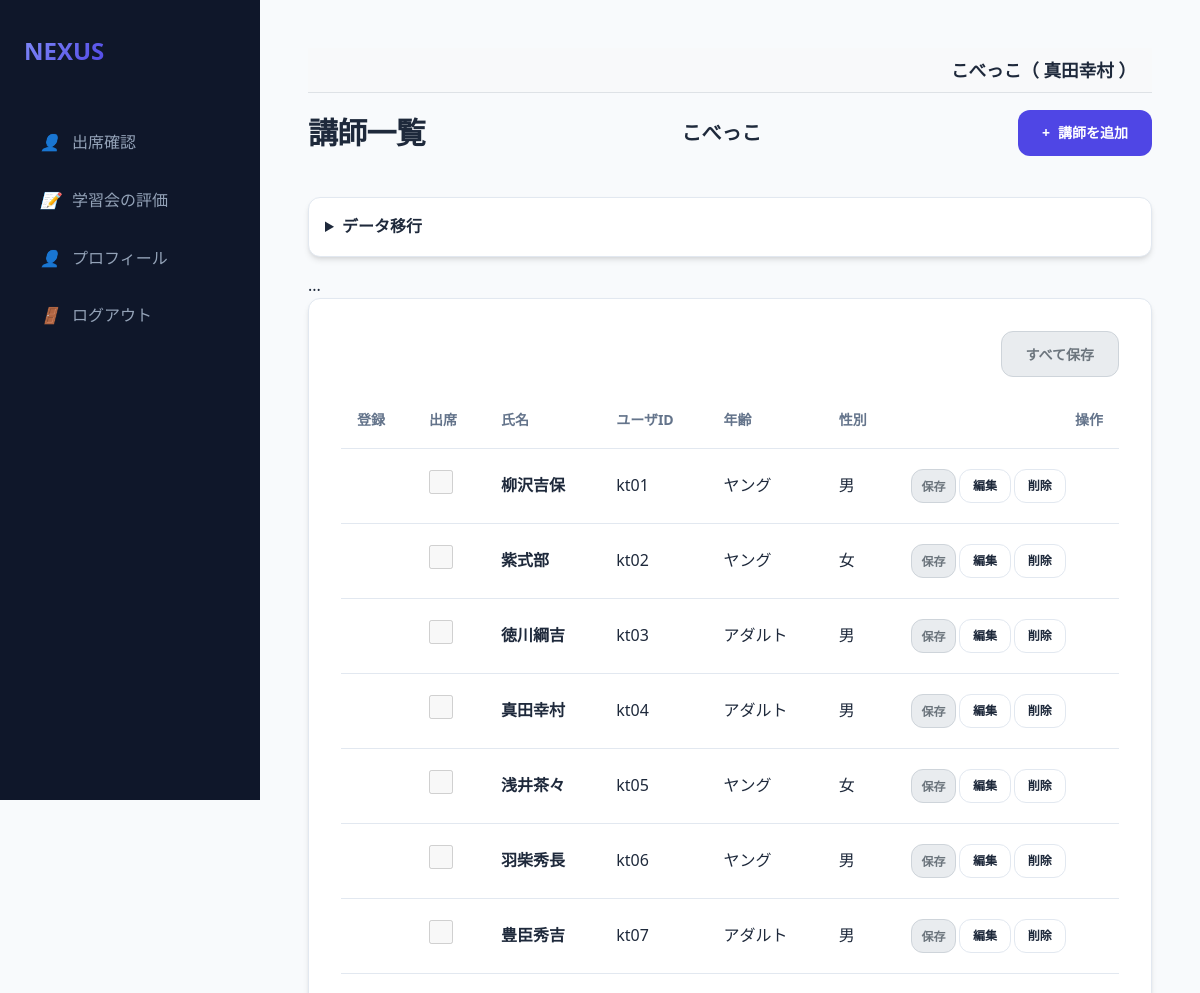
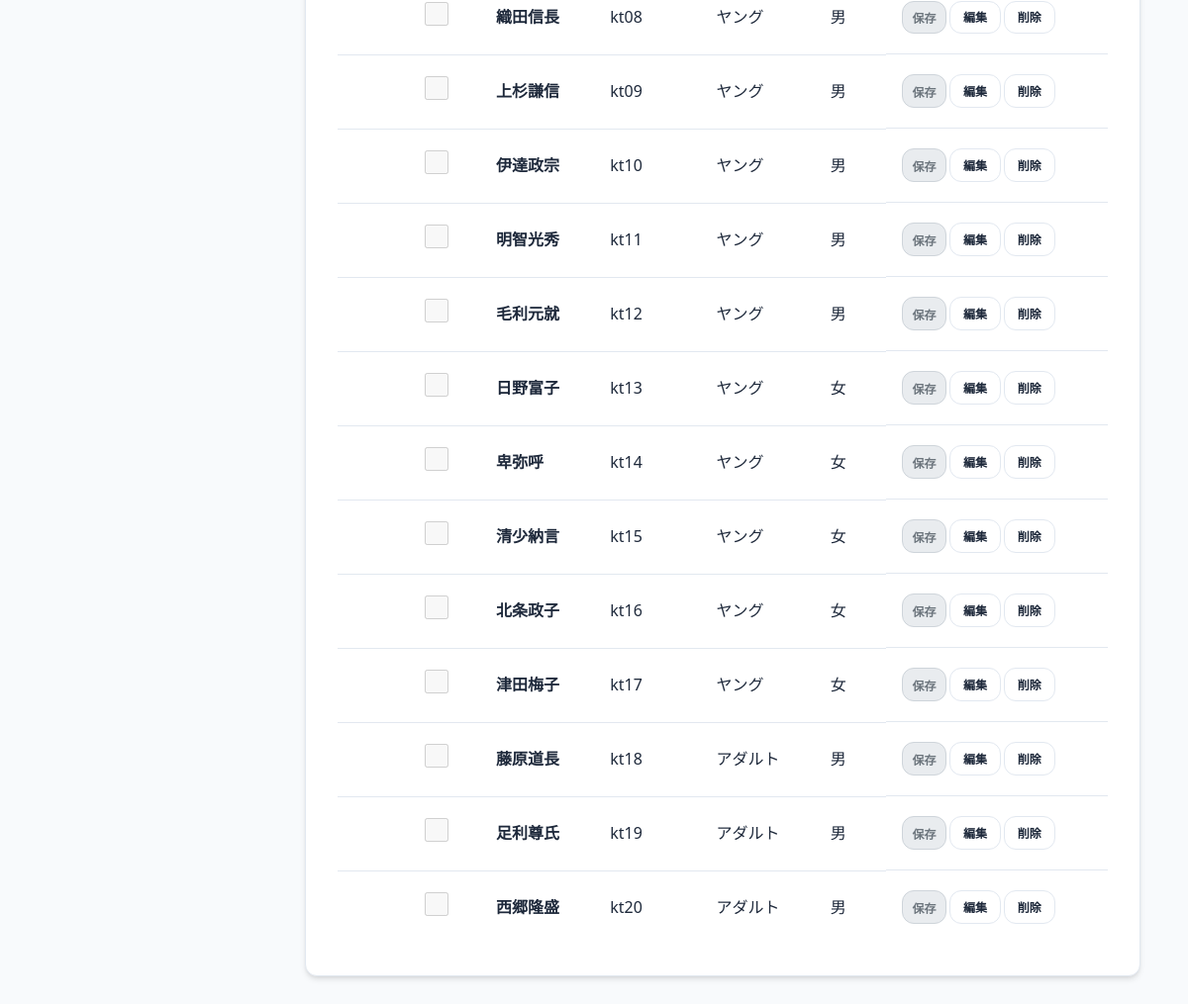
Page /teachers (signed in) on the committed database (2 pictures, top to bottom).
### models.py (models this page shows, shortened)
class Organization(db.Model):
    id = db.Column(db.Integer, primary_key=True)
    name = db.Column(db.String(100), nullable=False)

class User(db.Model):
    id = db.Column(db.Integer, primary_key=True)
    username = db.Column(db.String(50), unique=True, nullable=False)
    name = db.Column(db.String(50), nullable=True)
    password_hash = db.Column(db.String(128), nullable=False)
    is_admin = db.Column(db.Boolean, default=False)
    is_super_admin = db.Column(db.Boolean, default=False)
    is_org_admin = db.Column(db.Boolean, default=False)
    organization_id = db.Column(db.Integer, db.ForeignKey('organization.id'), nullable=True)
    organization = db.relationship('Organization', backref='users')
    teacher_record = db.relationship('Teacher', back_populates='user', uselist=False)
    student_record = db.relationship('Student', back_populates='user', uselist=False)

class Teacher(db.Model):
    id = db.Column(db.Integer, primary_key=True)
    user_id = db.Column(db.Integer, db.ForeignKey('user.id'), nullable=True)
    user = db.relationship('User', back_populates='teacher_record')
    organization_id = db.Column(db.Integer, db.ForeignKey('organization.id'), nullable=False)
    organization = db.relationship('Organization')
    default_venue_id = db.Column(db.Integer, db.ForeignKey('venue.id'), nullable=True)
    default_venue = db.relationship('Venue')
    group_id = db.Column(db.Integer, db.ForeignKey('group.id'), nullable=True)
    group = db.relationship('Group', back_populates='teachers')
    name = db.Column(db.String(50), nullable=False)
    age = db.Column(db.String(20))
    gender = db.Column(db.String(10))
    math = db.Column(db.Integer)
    english = db.Column(db.Integer)
    japanese = db.Column(db.Integer)
    science = db.Column(db.Integer)
    social = db.Column(db.Integer)
    subject1 = db.Column(db.String(20), default='なし')
    subject2 = db.Column(db.String(20), default='なし')
    pref_gender = db.Column(db.String(10))
    pref_mid1_priority = db.Column(db.Integer, default=2)
    pref_mid2_priority = db.Column(db.Integer, default=2)
    pref_mid3_priority = db.Column(db.Integer, default=2)
    attend = db.Column(db.Boolean, default=False)

### app.py (the view, shortened to what this page needs)
@app.route('/teachers')
@login_required
@organization_required
def teachers():
    org_id = session['organization_id']
    event_id = session.get('selected_event_id')
    event_info = None
    all_teachers = Teacher.query.filter_by(organization_id=org_id).all()
    all_students = Student.query.filter_by(organization_id=org_id).all()
    venues = Venue.query.filter_by(organization_id=org_id).all()
    saved = request.args.get('saved', False)
    for t in all_teachers:
        t.attendance = None
    return render_template('teachers.html', teachers=all_teachers, event_info=None, venues=venues, saved=saved)

### app.py (called while the page is built)
@app.after_request
def add_header(response):
    response.headers['Cache-Control'] = 'no-store, no-cache, must-revalidate, max-age=0'
    response.headers['Pragma'] = 'no-cache'
    response.headers['Expires'] = '0'
    return response

def login_required(f):
    @wraps(f)
    def decorated_function(*args, **kwargs):
        if 'user_id' not in session:
            return redirect(url_for('login'))
        return f(*args, **kwargs)
    return decorated_function

def organization_required(f):
    @wraps(f)
    def decorated_function(*args, **kwargs):
        if 'user_id' not in session:
            return redirect(url_for('login'))
        user = db.session.get(User, session['user_id'])
        session['organization_id'] = user.organization_id
        session['org_name'] = user.organization.name
        return f(*args, **kwargs)
    return decorated_function

@app.context_processor
def inject_globals():
    user = None
    group_division_enabled = False
    if 'user_id' in session:
        user = db.session.get(User, session['user_id'])
        if user and user.organization_id:
            cfg = Config.query.filter_by(key='group_division_enabled', organization_id=user.organization_id).first()
            if cfg and cfg.value == 'true':
                group_division_enabled = True
    return dict(current_user=user, group_division_enabled=group_division_enabled)

### templates/teachers.html (shortened to what this page needs)
{% extends "base.html" %}
{% block content %}
{% set is_event_selected = (event_info is not none) %}
{% set is_event_completed = (event_info and event_info.status == '実施後') %}
{% set is_disabled_inputs = (not is_event_selected or is_event_completed) %}
{% set is_disabled = is_disabled_inputs %}
{% set is_disabled_button = (not is_event_selected) %}
<div class="header">
    <h1>講師一覧</h1>
    <h2 style="font-size: 1.25rem;">{{ current_user.organization.name if current_user.is_super_admin else session.get('org_name', '不明') }}</h2>
    <a href="/teacher/add" class="btn btn-primary">
        <span>+</span> 講師を追加
    </a>
</div>
{% if not event_info %}
<details style="margin-bottom: 1rem;">
    <summary class="card" style="cursor: pointer; padding: 1rem;">
        <h4 style="display: inline;">データ移行</h4>
    </summary>
</details>
{% endif %}
...
<form action="/teacher/attend_save_all" method="post">
    <div class="card">
        <div style="text-align: right; margin-bottom: 1rem;">
            <button type="submit" class="btn btn-primary" {{ 'disabled' if is_disabled or (event_info and event_info.publish_to == '生徒') }}>すべて保存</button>
        </div>
        <div class="table-container">
            <table>
                <thead>
                    <tr>
                        <th>登録</th>
                        <th>出席</th>
                        <th>氏名</th>
                        <th>ユーザID</th>
                        <th>年齢</th>
                        <th>性別</th>
                        <th style="text-align: right;">操作</th>
                    </tr>
                </thead>
                <tbody>
                    {% for t in teachers %}
                    <tr>
                        <td>
                            {% set att = t.attendance %}
                        </td>
                        <td>
                            <input type="checkbox" name="attend_{{t.id}}" value="true" {{ 'checked' if t.attendance and t.attendance.attend }}
                                   style="width: 1.5rem; height: 1.5rem;"
                                   class="{{ 'disabled-checkbox' if is_disabled or (event_info and event_info.publish_to == '生徒') }}"
                                   onchange="toggleAttendance(this, '{{t.id}}')" {{ 'disabled' if is_disabled or (event_info and event_info.publish_to == '生徒') }}>
                        </td>
                        <td><strong>{{t.name}}</strong></td>
                        <td>{{t.user.username if t.user else '-'}}</td>
                        <td>{{t.age}}</td>
                        <td>{{t.gender}}</td>
                        <td style="text-align: right; display: flex; gap: 0.2rem;">
                            <button type="button" class="btn btn-primary" style="padding: 0.4rem 0.6rem; font-size: 0.75rem;" onclick="submitAttendance('{{t.id}}')" {{ 'disabled' if is_disabled or (event_info and event_info.publish_to == '生徒') }}>保存</button>
                            <a href="/teacher/edit/{{t.id}}" class="btn btn-outline" style="padding: 0.4rem 0.8rem; font-size: 0.75rem;">編集</a>
                            <a href="/teacher/delete/{{t.id}}" class="btn btn-outline btn-danger" style="padding: 0.4rem 0.8rem; font-size: 0.75rem;" onclick="return confirm('本当に削除しますか？')">削除</a>
                        </td>
                    </tr>
                    {% endfor %}
                </tbody>
            </table>
        </div>
    </div>
</form>
{% endblock %}

### templates/base.html (shortened to what this page needs)
<!DOCTYPE html>
<html lang="ja">
<head>
    <link rel="stylesheet" href="{{ url_for('static', filename='style.css') }}">
</head>
<body>
<aside class="sidebar">
    <a href="/" class="logo">
        <span>NEXUS</span>
    </a>
    <nav class="nav-links">
        {% if current_user.is_admin %}
        <a href="/events" class="nav-item {{ 'active' if request.path == '/events' }}">
            <i>📋</i> イベント管理
        </a>
        <a href="/event/select" class="nav-item {{ 'active' if request.path == '/event/select' }}">
            <i>📅</i> イベント一覧
        </a>
        <a href="/venues" class="nav-item {{ 'active' if request.path == '/venues' }}">
            <i>📍</i> 会場一覧
        </a>
        <a href="/settings" class="nav-item {{ 'active' if request.path == '/settings' }}">
            <i>⚙️</i> 設定
        </a>
        {% if group_division_enabled %}
        <a href="/groups" class="nav-item {{ 'active' if request.path == '/groups' }}">
            <i>👥</i> グループ設定
        </a>
        {% endif %}
        <a href="/prohibited_matches" class="nav-item {{ 'active' if request.path == '/prohibited_matches' }}">
            <i>🚫</i> マッチング禁止
        </a>
        {% if session.get('selected_event_name', '')|trim == '学習会' and session.get('selected_event_status', '')|trim == '実施後' %}
        <a href="/evaluation/teacher" class="nav-item {{ 'active' if request.path == '/evaluation/teacher' }}">
            <i>🧑‍🏫</i> 講師による評価
        </a>
        <a href="/evaluation/student" class="nav-item {{ 'active' if request.path == '/evaluation/student' }}">
            <i>🎓</i> 生徒の感想
        </a>
        {% else %}
        <a href="/teachers" class="nav-item {{ 'active' if request.path == '/teachers' }}">
            <i>🧑‍🏫</i> 講師一覧
        </a>
        <a href="/students" class="nav-item {{ 'active' if request.path == '/students' }}">
            <i>🎓</i> 生徒一覧
        </a>
        {% if session.get('selected_event_name', '')|trim == '学習会' and session.get('selected_event_status', '')|trim == '実施' %}
        <a href="/matching/setup" class="nav-item {{ 'active' if request.path == '/matching/setup' }}">
            <i>🔄</i> マッチング実行
        </a>
        <a href="/result" class="nav-item {{ 'active' if request.path == '/result' }}">
            <i>📊</i> マッチング結果
        </a>
        <a href="/matching/adjustment" class="nav-item {{ 'active' if request.path == '/matching/adjustment' }}">
            <i>🛠️</i> マッチング調整
        </a>
        {% endif %}
        {% endif %}
        {% if current_user.is_super_admin %}
        <a href="/users" class="nav-item {{ 'active' if request.path == '/users' }}">
            <i>⚙️</i> 管理者一覧
        </a>
        <a href="/organizations" class="nav-item {{ 'active' if request.path == '/organizations' }}">
            <i>🏢</i> 組織一覧
        </a>
        {% endif %}
        {% elif current_user.teacher_record %}
        <a href="{{ url_for('teacher_dashboard') }}" class="nav-item {{ 'active' if request.path == '/teacher/dashboard' }}">
            <i>👤</i> 出席確認
        </a>
        <a href="{{ url_for('teacher_evaluation') }}" class="nav-item {{ 'active' if request.path == '/teacher/evaluation' }}">
            <i>📝</i> 学習会の評価
        </a>
        <a href="{{ url_for('teacher_edit', id=current_user.teacher_record.id) }}" class="nav-item {{ 'active' if request.path == url_for('teacher_edit', id=current_user.teacher_record.id) }}">
            <i>👤</i> プロフィール
        </a>
        {% endif %}
        <a href="{{ url_for('logout') }}" class="nav-item">
            <i>🚪</i> ログアウト
        </a>
    </nav>
</aside>
<main class="main-content">
    {% if current_user %}
    <div style="background-color: #f8f9fa; padding: 0.5rem 1rem; margin-bottom: 1rem; border-bottom: 1px solid #dee2e6; text-align: right; font-size: 1.1rem; font-weight: bold;">
        {{ current_user.organization.name if current_user.organization else '組織なし' }}（
        {% if current_user.name %}
            {{ current_user.name }}
        {% elif current_user.teacher_record %}
            {{ current_user.teacher_record.name }}
        {% elif current_user.student_record %}
            {{ current_user.student_record.name }}
        {% else %}
            {{ current_user.username }}
        {% endif %}
        ）
    </div>
    {% endif %}
    {% block content %}{% endblock %}
</main>
</body>
</html>

### static/style.css (style rules this page uses)
:root { --primary: #4f46e5; --primary-hover: #4338ca; --bg-main: #f8fafc; --bg-card: #ffffff; --text-main: #1e293b; --text-muted: #64748b; --border: #e2e8f0; --shadow: 0 4px 6px -1px rgb(0 0 0 / 0.1), 0 2px 4px -2px rgb(0 0 0 / 0.1); --radius: 0.75rem; --sidebar-w: 260px; }
* { margin: 0; padding: 0; box-sizing: border-box; }
body { font-family: "Segoe UI", "Hiragino Kaku Gothic ProN", "Hiragino Sans", "Meiryo", sans-serif; background-color: var(--bg-main); color: var(--text-main); line-height: 1.6; display: flex; min-height: 100vh; }
.sidebar { width: var(--sidebar-w); background-color: #0f172a; color: white; padding: 2rem 1.5rem; display: flex; flex-direction: column; position: fixed; height: 100vh; transition: all 0.3s ease; }
.logo { font-size: 1.5rem; font-weight: 800; margin-bottom: 3rem; display: flex; align-items: center; gap: 0.75rem; color: #f8fafc; text-decoration: none; }
.logo span { background: linear-gradient(135deg, #818cf8, #4f46e5); -webkit-background-clip: text; -webkit-text-fill-color: transparent; }
.nav-links { display: flex; flex-direction: column; gap: 0.5rem; }
.nav-item { padding: 0.75rem 1rem; color: #94a3b8; text-decoration: none; border-radius: var(--radius); display: flex; align-items: center; gap: 0.75rem; transition: all 0.2s; }
.main-content { margin-left: var(--sidebar-w); flex: 1; padding: 3rem; max-width: 1200px; }
.header { display: flex; justify-content: space-between; align-items: center; margin-bottom: 2.5rem; }
h1 { font-size: 1.875rem; font-weight: 700; letter-spacing: -0.025em; }
.card { background: var(--bg-card); border: 1px solid var(--border); border-radius: var(--radius); padding: 2rem; box-shadow: var(--shadow); }
.table-container { overflow-x: auto; }
table { width: 100%; border-collapse: collapse; text-align: left; }
th { padding: 1rem; border-bottom: 1px solid var(--border); font-size: 0.875rem; text-transform: uppercase; color: var(--text-muted); font-weight: 600; }
td { padding: 1.25rem 1rem; border-bottom: 1px solid var(--border); }
tr:last-child td { border-bottom: none; }
input, select, textarea { width: 100%; padding: 0.75rem 1rem; border: 1px solid var(--border); border-radius: var(--radius); font-size: 1rem; transition: border-color 0.2s; background-color: #fff; }
.btn { display: inline-flex; align-items: center; justify-content: center; padding: 0.75rem 1.5rem; font-size: 0.875rem; font-weight: 600; border-radius: var(--radius); cursor: pointer; transition: all 0.2s; text-decoration: none; border: none; gap: 0.5rem; }
.btn-primary { background-color: var(--primary); color: white; }
.btn-danger { background-color: #ef4444; color: white; }
.btn-outline { background-color: transparent; border: 1px solid var(--border); color: var(--text-main); }

### templates/teachers.html (style rules this page uses)
select:disabled, input[type="checkbox"]:disabled, button:disabled, .disabled-checkbox { background-color: #e9ecef; color: #6c757d; border: 1px solid #ced4da; }

### rows in the picture
Organization: organization "こべっこ"
User: name "真田幸村", organization "こべっこ"
Teacher: name "柳沢吉保", user "kt01", age "ヤング", gender "男"
Teacher: name "紫式部", user "kt02", age "ヤング", gender "女"
Teacher: name "徳川綱吉", user "kt03", age "アダルト", gender "男"
Teacher: name "真田幸村", user "kt04", age "アダルト", gender "男"
Teacher: name "浅井茶々", user "kt05", age "ヤング", gender "女"
Teacher: name "羽柴秀長", user "kt06", age "ヤング", gender "男"
Teacher: name "豊臣秀吉", user "kt07", age "アダルト", gender "男"
Teacher: name "織田信長", user "kt08", age "ヤング", gender "男"
Teacher: name "上杉謙信", user "kt09", age "ヤング", gender "男"
Teacher: name "伊達政宗", user "kt10", age "ヤング", gender "男"
Teacher: name "明智光秀", user "kt11", age "ヤング", gender "男"
Teacher: name "毛利元就", user "kt12", age "ヤング", gender "男"
Teacher: name "日野富子", user "kt13", age "ヤング", gender "女"
Teacher: name "卑弥呼", user "kt14", age "ヤング", gender "女"
Teacher: name "清少納言", user "kt15", age "ヤング", gender "女"
Teacher: name "北条政子", user "kt16", age "ヤング", gender "女"
Teacher: name "津田梅子", user "kt17", age "ヤング", gender "女"
Teacher: name "藤原道長", user "kt18", age "アダルト", gender "男"
Teacher: name "足利尊氏", user "kt19", age "アダルト", gender "男"
Teacher: name "西郷隆盛", user "kt20", age "アダルト", gender "男"
